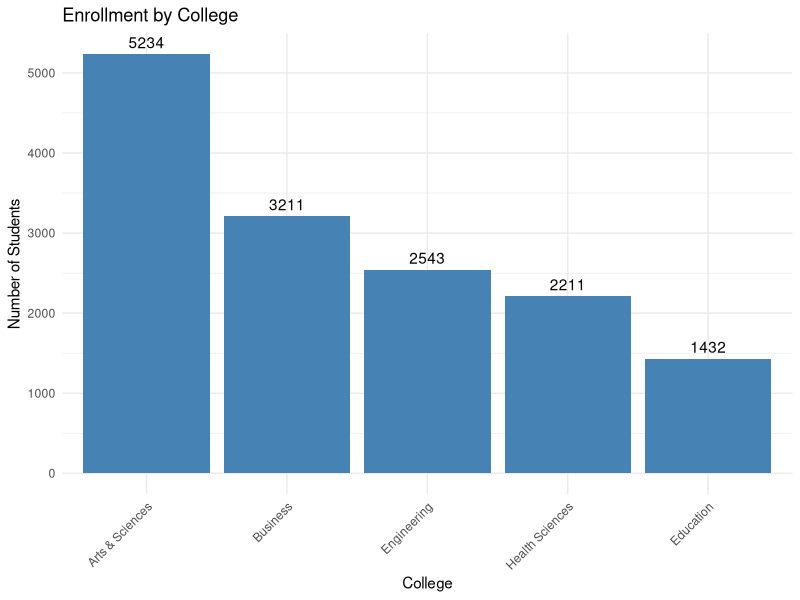
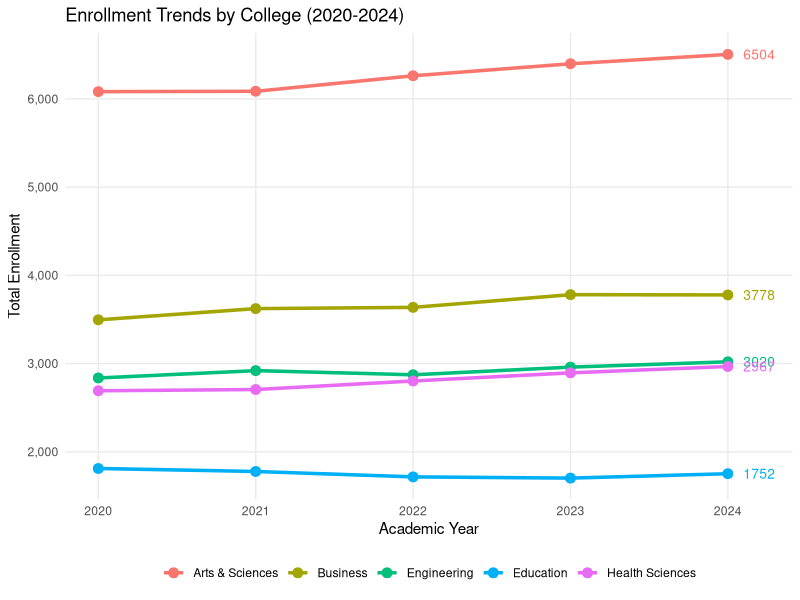

R code for these plots, in order:
## ---- chunk 1
#| label: setup
#| include: false

# Load essential libraries
library(tidyverse)
library(knitr)
library(flextable)

# Set default options
knitr::opts_chunk$set(
  fig.width = 7,
  fig.height = 5,
  fig.align = "center"
)
## ---- chunk 2
#| label: simple-calculation

# Calculating summary statistics for a sample dataset
numbers <- c(15, 23, 42, 56, 89, 12)

# Summary statistics
mean_value <- mean(numbers)
median_value <- median(numbers)
std_dev <- sd(numbers)

# Create a table of results
data.frame(
  Statistic = c("Mean", "Median", "Standard Deviation"),
  Value = c(mean_value, median_value, std_dev)
)
## ---- chunk 3
#| label: simple-chart
#| fig-cap: "Sample enrollment data by college"

# Create sample data
enrollment <- data.frame(
  College = c("Arts & Sciences", "Business", "Engineering", "Education", "Health Sciences"),
  Students = c(5234, 3211, 2543, 1432, 2211)
)

# Create a bar chart
ggplot(enrollment, aes(x = reorder(College, -Students), y = Students)) +
  geom_col(fill = "steelblue") +
  theme_minimal() +
  labs(
    title = "Enrollment by College",
    x = "College",
    y = "Number of Students"
  ) +
  # Add data labels on top of bars
  geom_text(aes(label = Students), vjust = -0.5) +
  # Rotate x-axis labels for better readability
  theme(axis.text.x = element_text(angle = 45, hjust = 1))
## ---- chunk 4
#| label: simple-table

# Create sample retention data
retention <- data.frame(
  College = c("Arts & Sciences", "Business", "Engineering", "Education", "Health Sciences"),
  "First Spring" = c(0.82, 0.85, 0.88, 0.79, 0.84),
  "Second Fall" = c(0.76, 0.78, 0.82, 0.72, 0.77),
  "Third Fall" = c(0.71, 0.74, 0.79, 0.68, 0.72)
)

# For HTML and PDF output, kable works well
kable(retention, digits = 2, caption = "Retention Rates by College")
## ---- chunk 5
#| label: flextable-example

flextable(retention) %>%
  colformat_double(j = 2:4, digits = 2) %>%
  autofit() %>%
  add_footer_lines("Source: Office of Institutional Research") %>%
  theme_vanilla()
## ---- chunk 6
#| label: param-demo
#| echo: true

# Define sample parameters (in a real parameterized document, these would come from the YAML header)
params <- list(
  college = "Engineering",
  academic_year = 2024
)

# Display parameter value in text using inline R code
cat(paste("This report shows data for the", params$college, "college in the", params$academic_year, "academic year."))

# Use parameters in data filtering
colleges <- data.frame(
  College = c("Arts & Sciences", "Business", "Engineering", "Education", "Health Sciences"),
  Students = c(5234, 3211, 2543, 1432, 2211),
  Year = rep(2024, 5)
)

# Filter data based on parameter
filtered_data <- colleges %>%
  filter(College == params$college, Year == params$academic_year)

# Show the filtered data
filtered_data
## ---- chunk 7
#| label: dashboard-data

# Create sample enrollment trend data
set.seed(42)
years <- 2020:2024
colleges <- c("Arts & Sciences", "Business", "Engineering", "Education", "Health Sciences")

# Expand grid to create all combinations
trend_data <- expand.grid(
  Year = years,
  College = colleges
)

# Generate reasonably realistic enrollment numbers with some trends
base_enrollments <- c(6000, 3500, 2800, 1800, 2700)
names(base_enrollments) <- colleges

# Create enrollment with modest growth for each college
trend_data$Enrollment <- sapply(1:nrow(trend_data), function(i) {
  college <- as.character(trend_data$College[i])
  year_index <- which(years == trend_data$Year[i])
  
  # Base value plus growth and random noise
  base <- base_enrollments[college]
  growth <- base * 0.02 * (year_index - 1)  # 2% growth per year
  noise <- rnorm(1, 0, base * 0.01)  # Small random component
  
  # Special case: make Education decline slightly
  if (college == "Education") {
    growth <- -growth * 0.5
  }
  
  return(round(base + growth + noise))
})
## ---- chunk 8
#| label: dashboard-viz
#| fig-width: 9
#| fig-height: 6
#| fig-cap: "Five-Year Enrollment Trends by College"

# Create the line chart
ggplot(trend_data, aes(x = Year, y = Enrollment, color = College, group = College)) +
  geom_line(size = 1.2) +
  geom_point(size = 3) +
  scale_y_continuous(labels = scales::comma) +
  scale_x_continuous(breaks = years) +
  theme_minimal() +
  labs(
    title = "Enrollment Trends by College (2020-2024)",
    y = "Total Enrollment",
    x = "Academic Year"
  ) +
  # Add data labels for 2024
  geom_text(
    data = trend_data %>% filter(Year == 2024),
    aes(label = Enrollment),
    nudge_x = 0.2,
    size = 3.5
  ) +
  theme(
    legend.position = "bottom",
    legend.title = element_blank(),
    panel.grid.minor = element_blank()
  )
## ---- chunk 9
#| label: dashboard-table

# Calculate summary statistics
summary_stats <- trend_data %>%
  group_by(College) %>%
  summarize(
    `2024 Enrollment` = Enrollment[Year == 2024],
    `2020 Enrollment` = Enrollment[Year == 2020],
    `Change` = `2024 Enrollment` - `2020 Enrollment`,
    `Percent Change` = ((`2024 Enrollment` - `2020 Enrollment`) / `2020 Enrollment`) *100
  ) %>%
  arrange(desc(`2024 Enrollment`))

# Create a nicely formatted table
flextable(summary_stats) %>%
  colformat_double(j = 5, digits = 1) %>%
  bg(j = 4, bg = function(x) {
    ifelse(x > 0, "#e6f3e6", ifelse(x < 0, "#f7e6e6", "white"))
  }) %>%
  bg(j = 5, bg = function(x) {
    ifelse(x > 0, "#e6f3e6", ifelse(x < 0, "#f7e6e6", "white"))
  }) %>%
  bold(j = 1) %>%
  add_footer_lines("Source: Office of Institutional Research") %>%
  autofit()
